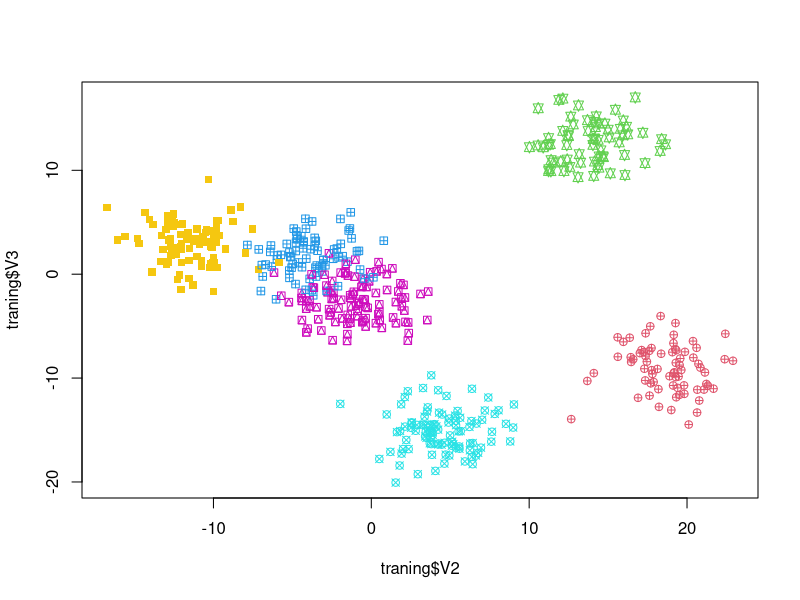
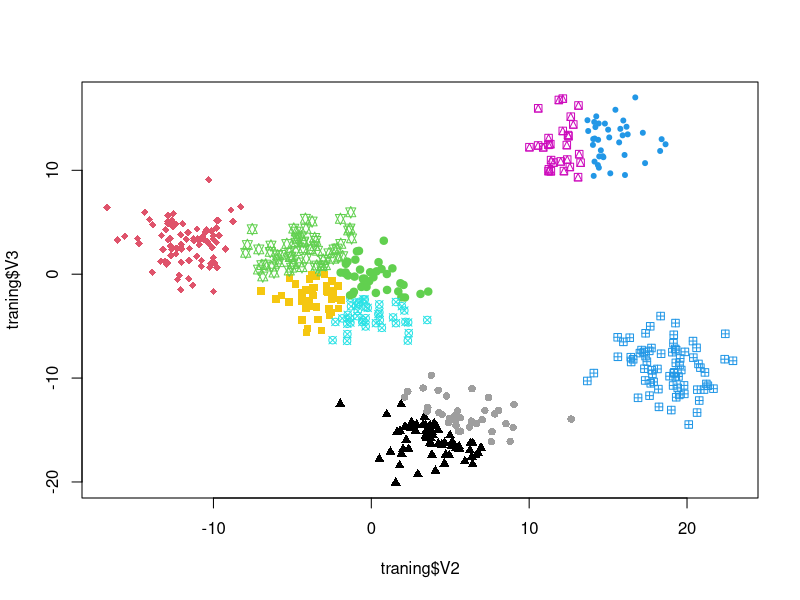
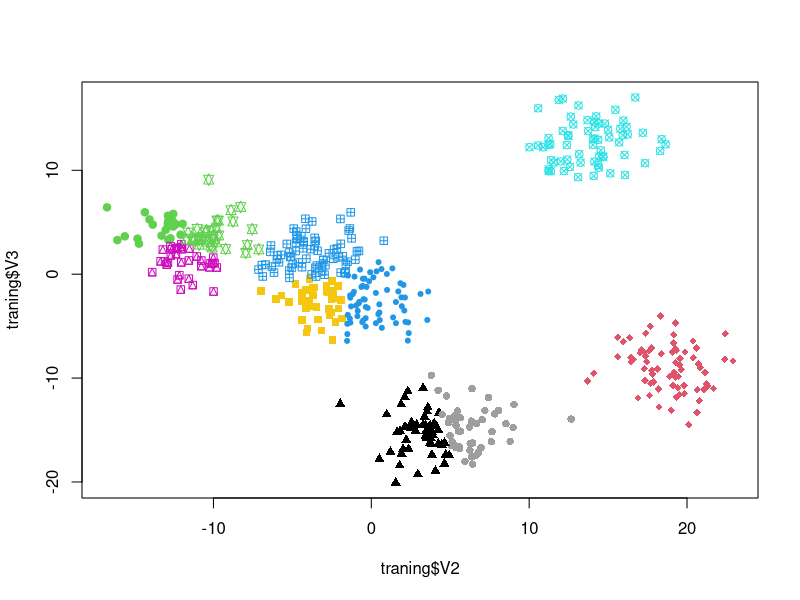

These figures' R source, in order: (Note: a time limit stopped this script after it produced the figures.)
traning = read.table(file="./training.txt", sep="\t")
testing = read.table(file="./testing.txt", sep="\t")

# Possible k to be evaluated, 10 iterations for each
#all_k = c(10, 2, 5, 6, 8, 12, 15, 20, 50)
all_k = c(10, 12) 
nit=10
cat("Will be running KNN clustring with k=(", all_k, "),", nit, "iterations for each\n")
# how many different classes in the dataset
cl = length(unique(traning$V1))

# Add a column to store the cluster number for k-means algorithm
traning$cluster = row(traning)[,1]
testing$cluster = row(testing)[,1]
# Add a column to store the predict class for testing data
testing$predict_class = row(testing)[,1]
# Store error rate, avg, standard deviation for each k
err_rate = matrix(, nit, length(all_k), dimnames = list(NULL, all_k))
avg_and_sd = matrix(, length(all_k), 2, dimnames = list(all_k, c("Avg", "SD")) )
exe_time = matrix(, length(all_k), 1, dimnames = list(all_k, c("Time")) )

cat("Plotting actual training set to 'TraningData_ActualCalss.pdf'\n")
pdf("TraningData_ActualCalss.pdf", width=10, height=10, paper="special", onefile=F)
plot(traning$V2, traning$V3, col=(traning$V1 + 10), pch =(traning$V1 + 10) )
invisible(dev.off())

for (k in all_k) {
  cat("==================================================\n")
  cat("Running kNN clustering, k=",k,"\n")
  cat("==================================================\n")
  filepath = paste("./test_k_",k,sep = "")
  dir.create(file.path(filepath), showWarnings = FALSE)
  # Declare/Initialize everything we need
  dm = matrix()
  pcv_traning = matrix(, length(unique(traning$V1)), (k+1), dimnames = list(NULL, c("C", paste("V",seq(1,k), sep = ''))))
  pvc_traning = matrix(, k, (length(unique(traning$V1))+1), dimnames = list(NULL, c("V", paste("C", seq(0,(length(unique(traning$V1))-1)), sep=''))))
  pc = matrix(, length(unique(traning$V1)), 2, dimnames = list(NULL, c("C", "PC")))
  pv = matrix(, k, 2, dimnames = list(NULL, c("V", "PV")))
  
  start.time <- Sys.time()
  for (it in 1:nit) {
    cat("----------Iteration ", it, " for k = ", k, "----------\n")
    converge = FALSE
    x=0
    # Randomly select from the traning dataset as the initial centroids for k-means algorithm 
    kmeans_centroid = traning[sample(1:nrow(traning), k), 2:3] 
    # Stop if it is converged (centroids are fixed) or 100 runs
    while (x<100 && !converge ) {
      old_kmeans_centroid = kmeans_centroid
      for (i in 1:nrow(traning)) {
        # Calculate distance to the centroid of each cluster
        for (kk in 1:k)
          dm[kk] = sqrt( sum((traning[i, 2:3] - kmeans_centroid[kk, 1:2])^2))
        traning[i, "cluster"] = which.min(dm)
      }
      # Update centroids
      for (kk in 1:k) {
        kmeans_centroid[kk,1] = mean(traning[(traning$cluster == kk), 2])
        kmeans_centroid[kk,2] = mean(traning[(traning$cluster == kk), 3])
      }
      # Converge if the centroids are not changing anymore
      if (identical(old_kmeans_centroid, kmeans_centroid))
        converge = TRUE
      x = x+1
    }
    cat("Plotting prediceted training set to '", filepath ,"/TraningData_PredictedCalss_k_", k,".pdf'\n")
    pdf(paste(filepath, "/TraningData_PredictedCalss_k_", k,".pdf", sep = ""), width=10, height=10, paper="special", onefile=F)
    plot(traning$V2, traning$V3, col=(traning$cluster +10), pch = (traning$cluster +10))
    invisible(dev.off())
    
    # Calculate P(V|C) and P(C)
    for (i in 0:(cl-1)) {
      pcv_traning[(i+1), 1] = i 
      for (j in 1:k) {
        # Probabibity of C, given V = 1, 2,...,k
        pcv_traning[(i+1), (j+1)] = length(which(traning[which(traning$cluster == j), 1] == i)) / length(which(traning$cluster == j))
        # Directly calculate P(C|V), just used to confirm the answer 
        pvc_traning[j, (i+2)] = length(which(traning[which(traning$V1 == i), "cluster"] == j)) / length(which(traning$V1 == i))
      }
      pc[(i+1), 1] = i 
      pc[(i+1), 2] = length(which(traning$V1 == i)) / length(traning$V1)
    }
    # Calculate P(V)
    for (i in 1:k) {
      pv[i, 1] = i 
      pv[i, 2] = length(which(traning$cluster == i)) / length(traning$cluster)
      # Just tagging 
      pvc_traning[i, 1] = i
    }
    cat("P(V|C), Probability of V given a class of five\n")
    print(pvc_traning)
    cat("P(C)\n")
    print(pc)
    # For test set, find the closest k-mean cluster for each sample
    for (i in 1:nrow(testing)) {
      # For testing dataset, Calculate distance to the centroid of each cluster
      for (kk in 1:k)
        dm[kk] = sqrt( sum((testing[i, 2:3] - kmeans_centroid[kk, 1:2])^2))
      testing[i, "cluster"] = which.min(dm)
    }
    
    # Calculate P(C|V) = a P(V|C) P(C)
    pcv_testing = matrix(, length(unique(traning$V1)), (k+1), dimnames = list(NULL, c("C", paste("V",seq(1,k), sep = ''))))
    for (i in 0:(cl-1)) {
      pcv_testing[(i+1), 1] = i
      for (j in 1:k) {
        # P(V|C) P(C) / P(V)
        pcv_testing[(i+1), (j+1)] = (pvc_traning[j, (i+2)] * pc[(i+1), 2]) / pv[j, 2]
      }
    }
    # Predict test set based on P(C|V)
    for (i in 1:nrow(testing)) {
      testing$predict_class[i] = pcv_testing[which.max(pcv_testing[,(testing$cluster[i]+1)]), "C"]
    }
    # Check error rate
    err_rate[it, as.character(k)] = (1 - length(which(testing$predict_class == testing$V1)) / nrow(testing))
  }
  end.time <- Sys.time()
  exe_time[as.character(k), "Time"] = (end.time - start.time) / nit
  exe_time[as.character(k), "Time"]
  avg_and_sd[as.character(k), "Avg"] = mean(err_rate[, as.character(k)])
  avg_and_sd[as.character(k), "SD"] = sd(err_rate[, as.character(k)])
  cat("Average Erro Rate: ", avg_and_sd[as.character(k), "Avg"], "\n")
  cat("Standard deviation of Erro Rate:", avg_and_sd[as.character(k), "SD"], "\n")
  cat("Average Execution Time:", exe_time[as.character(k), "Time"], "\n")
}
cat("============SUMMARY=============\n")
for (k in all_k) {
  cat("k=", k, "\n")
  cat("Average Erro Rate: ", avg_and_sd[as.character(k), "Avg"], "\n")
  cat("Standard deviation of Erro Rate:", avg_and_sd[as.character(k), "SD"], "\n")
  cat("Average Execution Time:", exe_time[as.character(k), "Time"], "\n")
  cat("------------------------------\n")
}
